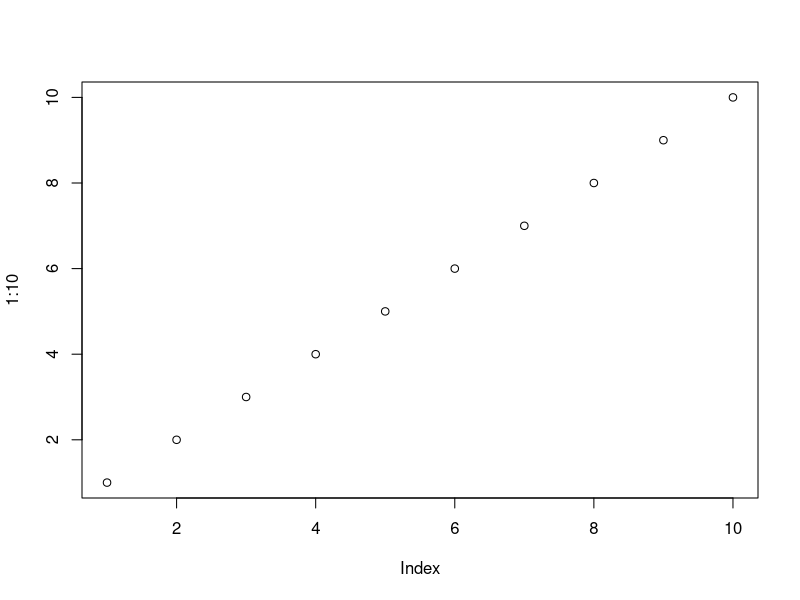
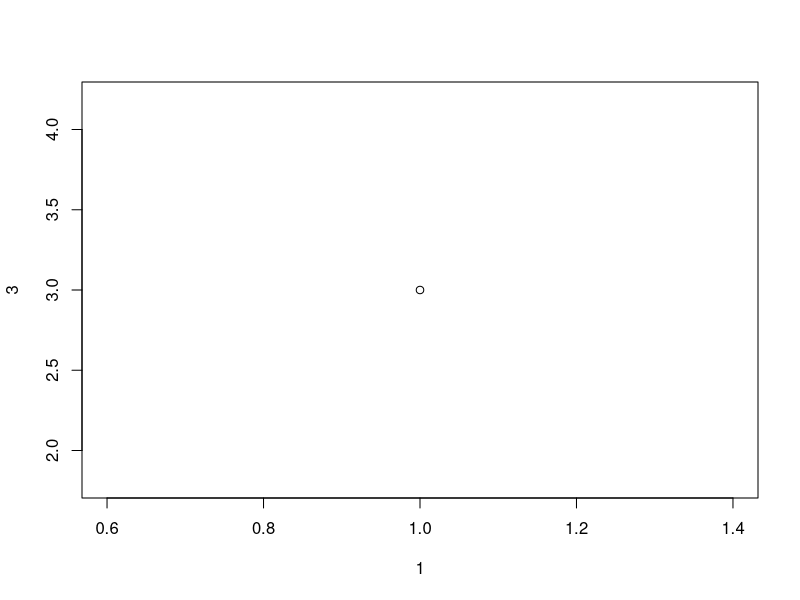
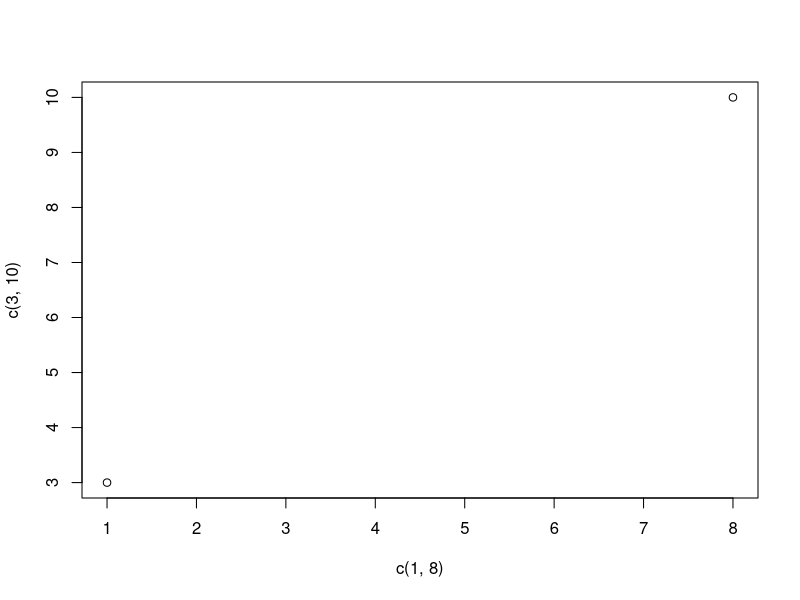
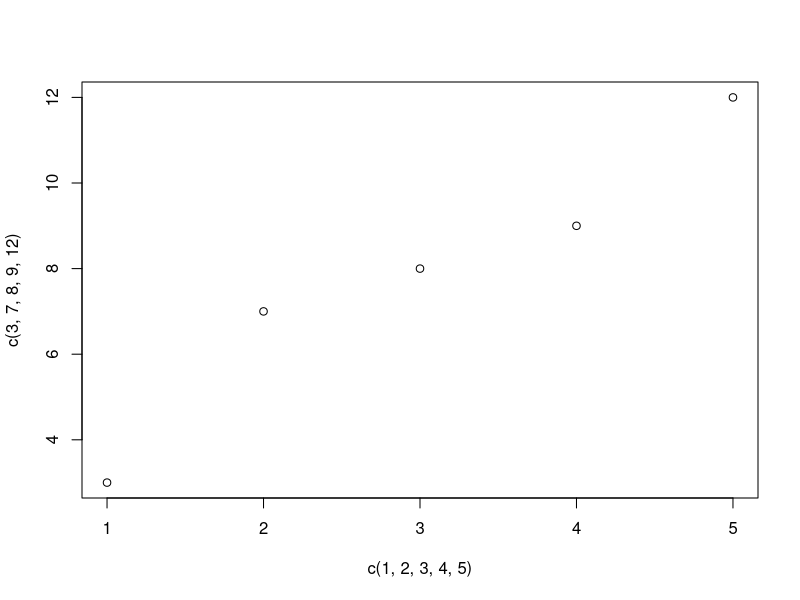
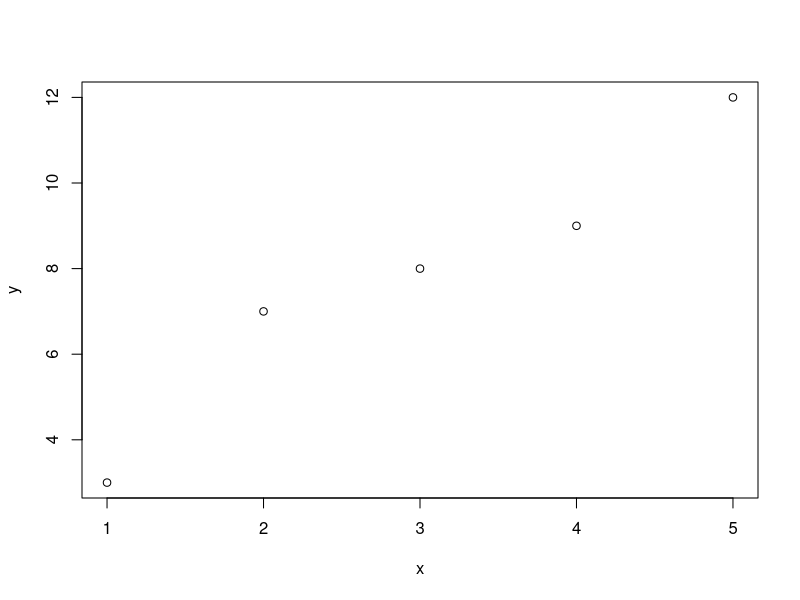
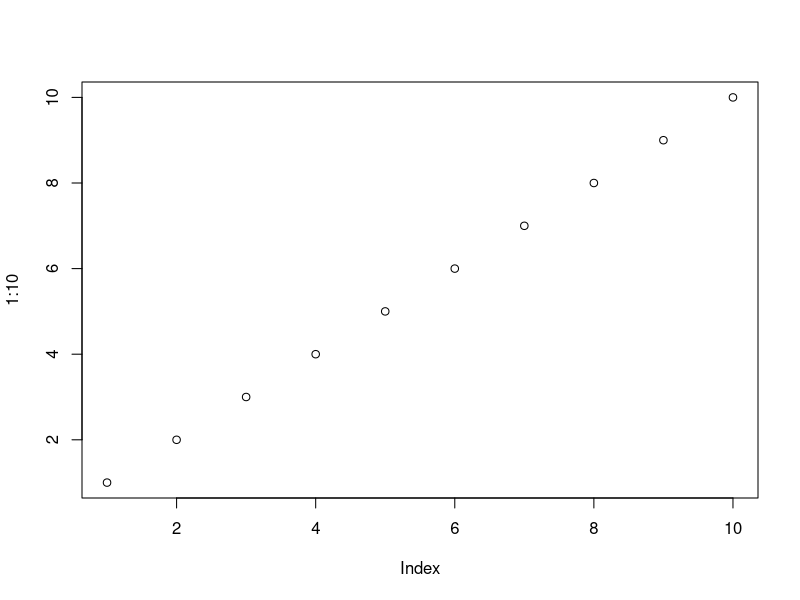
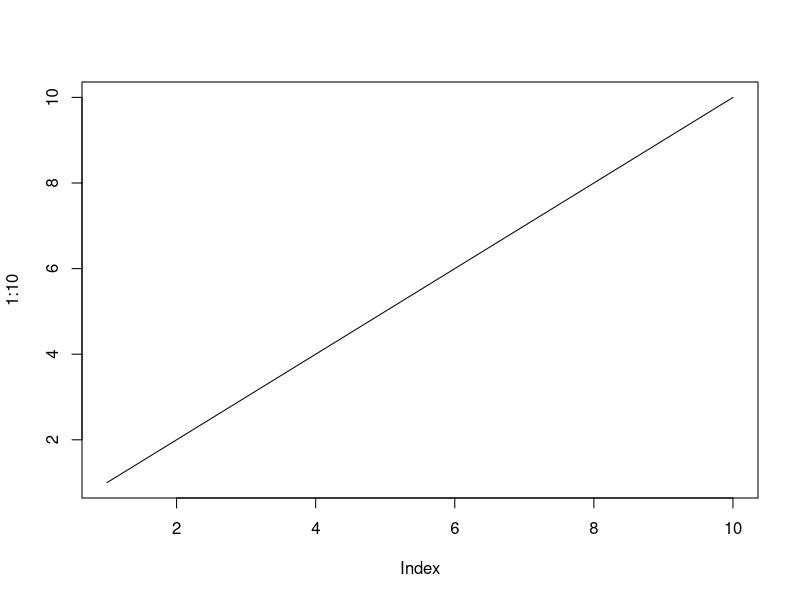
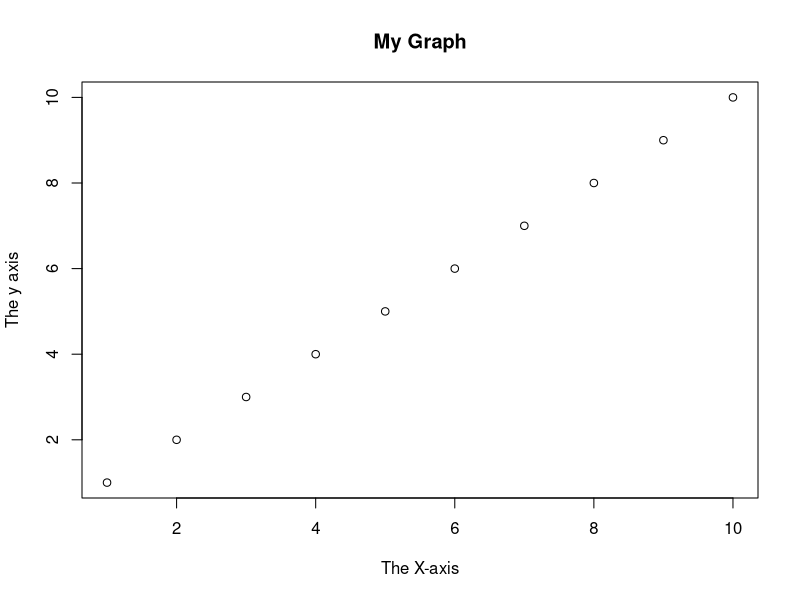

These charts were generated, in order, by the following R code:
## ---- chunk 1
## R Tutorial Section ##
"Hello World!"
5+5

plot(1:10)

# R Get Started
5+5 

# R Syntax
"Hello World"
5
10
25
5+5
# Print Syntax
print("Hello World")
for (x in 1:10) {
  print(x)
}

# R comments
# This is a comment
"Hello World"
"Hello World" # This is a comment
# "Good morning!"
"Good night!"

# Multiline comments
#This is a comment
# written in 
# more than just one line
"Hello World!"

# R variables
name <- "John"
age <- 40 

name #output "John"
age #output 40

# Print/Output Variables
name <- "John Doe"
name # auto-print the value of the name variable 

name <- "John Doe"
print (name) # print the value of the name variable

for (x in 1:10) {
  print(x)
}

# Concatenate Elements

text <- "awesome"
paste ("R is", text)

text1 <- "R is"
text2 <- "awesome"
paste(text1, text2)

num1 <- 5
num2 <- 10
num1 + num2

# multiple variables
# Assign the same value to multiple variables in one line
var1 <- var2 <- var3 <- "Orange"

#Print variables values
var1 
var2
var3

#Variable Names (Identifiers)
#Legal variable names:
#/ myvar <- "John"
my_var <- "John"
myVar <- "John"
MYVAR <- "John"
myvar2 <- "John"
.myvar2 <- "John" 

#Illegal Variables names:

# 2myvar <- "John"
# my-var <- "John"
# my var <- "John"
# _my_var <- "John"
# my_v@ar <- "John"
# TRUE <- "John"

# R Data Types

my_var <- 30 # my_var is type of numeric
my_var <- "Sally" # my_var is now of type character (aka string)

# numeric
x <- 10.5
class(x)

# integer
x <- 1000L
class(x)

# complex
x <- 9i + 3

# character/string
x <- "R is exciting"

#logical/boolean
x <- TRUE
class(x)


#Numbers

x <- 10.5 # numeric
y <- 10L  # integer
z <- 1i   # complex

x <- 10.5
y <- 55

# Print values of x and y
x
y

# Print the class name of x and y
class(x)
class(y)

x <- 1000L
y <- 55L

# Print values of x and y 
x
y

# Print the class name of x and y
class(x)
class(y)

x <- 3 + 5i
y <- 5i

# Print values of x and y
x
y

# Print the class name of x and y 
class(x)
class(y)

# Type Conversion

x <- 1L # integer
y <- 2 # numeric

# convert from integer to numeric: 
a <- as.numeric(x)

# convert from numeric to integer: 
b <- as.integer(y)


# print values of x and y
x
y

# print the class name of a and b
class(a)
class(b)

# Math

10 +5

10 -5

max(5, 10, 15)
min(5, 10, 15)

sqrt(16)

abs(-4.7)

ceiling(1.4)
floor(1.4)

# Strings
"hello"
"hello"

str <- "Hello"
str # print the value of str

# Multiline Strings
str <- "Lorem ipsum dolor sit amet,
consectetur adipiscing elit,
sed do eiusmod tempor incididunt
ut labore et dolore magna aliqua."

str # print the value of str

str <- "Lorem ipsum dolor sit amet,
consectetur adipiscing elit,
sed do eiusmod tempor incididunt
ut labore et dolore magna aliqua."

cat(str)

str <- "Hello World!"
nchar(str)

str <- "Hello World"
grepl("H", str)
grepl("Hello", str)
grepl("X", str)

str1 <- "Hello"
str2 <- "World"

paste(str1, str2)

str <- "We are the so-called \"Vikings\", from the north."
str
cat(str)
# The escape character in between was different because of the way the \ and "
# positioned

# Booleans
10 > 9 
10 == 9 
10 < 9

a <- 10
b <- 9

a > b

a <- 200 
b <- 33

if (b > a) {
  print ("b is greater than a")
} else {
  print (" b is not greater than a")
}


# Operators
10 + 5

my_var <- 3 
my_var <<- 3
3 -> my_var
3 ->> my_var
my_var # print my_var

# If ... Else

a <- 33 
b <- 200

if (b >a) {
  print("b is greater than a")
}

a <- 33 
b <- 33

if (b >a) {
  print("b is greater than a")
} else if (a == b) {
  print("a and b are equal")
}

a <- 200
b <- 33

if (b >a) {
  print("b is greater than a")
} else if (a == b) {
  print("a and b are equal")
} else {
  print("a is greater than b")
}

a <- 200
b <- 33

if (b >a) {
  print("b is greater than a")
} else {
  print("b is not greater than a")
}

# Nested If

x <- 41

if (x > 10) {
  print("Above ten")
  if (x > 20) {
    print("and also above 20!")
  } else {
      print("but not above 20.")
  }
} else {
  print("below 10.")
}

# And & OR 

a <- 200
b <- 30
c <- 500

if (a > b & c > a) {
  print("Both conditions are true")
}

a <- 200
b <- 50
c <- 500

if (a > b | a > c) {
  print("At least one of the conditions is true")
}

# While Loop

i <- 1 
while (i < 6) {
  print(i)
  i <- i + 1
}

i <- 1
while (i < 6) {
  print(i)
  i <- i + 1
  if (i == 4) {
    break
  }
}


i <-0 
while (i < 6) {
  i <- i + 1
  if (i == 3) {
    next
  }
  print(i)
}

dice <- 1
while (dice <= 6) {
  if (dice < 6) {
    print("No Yahtzee")
  } else {
    print("Yahtzee!")
  }
  dice <- dice + 1 
}

# For Loop
for (x in 1:10) {
  print(x)
}

fruits <- list("apple" , "banana", "cherry")

for (x in fruits) {
  print(x)
}

dice <- c(1, 2, 3, 4, 5, 6)

for (x in dice) {
  print(x)
}

fruits <- list("apple" , "banana", "cherry")

for (x in fruits) {
  if (x == "cherry") {
    break
  }
  print(x)
}

fruits <- list("apple" , "banana", "cherry")

for (x in fruits) {
  if (x == "banana") {
    next
  }
  print(x)
}

dice <- 1:6

for (x in dice) {
  if (x == 6) {
    print(paste("The dice number is" , x, "Yahtzee!"))
  } else {
    print(paste("The dice number is", x, "Not Yahtzee"))
  }
}

adj <- list("red" , "big" , "tasty")

fruits <- list("apple", "banana", "cherry")
  for (x in adj) {
    for (y in fruits) {
      print(paste(x,y))
    }
  }

# Functions

my_function <- function() { # create a function with the name my_function}
  print("Hello World!")
}

my_function <- function() {
  print("Hello World!")
}
my_function() # call the function named my_function

my_function <- function(fname) {
  paste(fname, "Griffin")
}

my_function("Peter")
my_function("Lois")
my_function("Stewie")

my_function <- function(fname, lname) {
  paste(fname, lname)
}

my_function("Peter", "Griffin")


my_function <- function(country = "Norway") {
  paste("I am from", country)
}

my_function("Sweden")
my_function("India")
my_function() # will get the default value, which is Norway
my_function("USA")

my_function <- function(x) {
  return (5 * x)
}

print(my_function(3))
print(my_function(5))
print(my_function(9))

Nested_function <- function(x,y) {
  a <- x + y
  return(a)
}

Nested_function(Nested_function(2,2), Nested_function(3,3))

Outer_func <- function(x) {
  Inner_func <- function(y) {
    a <- x + y
    return(a)
  }
  return (Inner_func)
}
output <- Outer_func(3) # To call the Outer_func
output(5)

tri_recursion <- function(k) {
  if (k > 0) {
    result <- k + tri_recursion(k-1)
    print(result)
  } else {
    result = 0 
    return(result)
  }
}
tri_recursion(6)

txt <- "awesome"
my_function <- function() {
  paste("R is", txt)
}

my_function()

txt <- "global variable"
my_function <- function() {
  txt = "fantastic"
  paste("R is", txt)
}

my_function()

txt # print txt 

my_function <- function() {
  txt <<- "fantastic"
  paste("R is", txt)
}

my_function()
print(txt)

txt <- "awesome"
my_function <- function() {
  txt <<- "fantastic"
  paste("R is", txt)
}

my_function()
paste("R is", txt)

# **My feedback on R Intro**
# R Intro was straight forward for th initial lessons. As I went in to the loops
# functions I found myself making more corrections 
# I will need to spend more time on loops to understand them fully
## ---- chunk 2

# Data Structures 

# Vector of string
fruits <- c("banana", "apple", "orange")

#print fruits
fruits

# List of strings
thislist <- list("apple", "banana" , 50, 100)

#Print the list 
print(thislist)

# Create a matrix
thismatrix <- matrix(c(1,2,3,4,5,6), nrow = 3, ncol = 2)
# Print the matrix
thismatrix

#An array with one dimension with values ranging from 1 to 24
thisarray <- c(1:24)
thisarray

# An array with more than one dimension
multiarray <- array(thisarray, dim = c(4, 3, 2))
multiarray

# Create a data frame
Data_Frame <- data.frame(
  Training = c("Strength", "Stamina", "Other"), 
  Pulse = c(100, 150, 120),
  Duration = c(60, 30, 45)
)
#Print the data frame
Data_Frame

# Vector of strings
fruits <- c("banana", "apple", "orange")

# Print fruits
fruits

# Vector of numerical values
numbers <- c(1, 2, 3)

#Print numbers
numbers

# Vector with numerical values in a sequence 
numbers <- 1:10
numbers 

# Vector with numerical decimals in a sequence
numbers1 <- 1.5:6.5
numbers1

# Vector with numerical decimals in a sequence where the last element is not used 
numbers2 <- 1.5:6.3
numbers2

# Vector of logical values
log_values <- c(TRUE, FALSE, TRUE, FALSE)
log_values

fruits <- c("banana", "apple", "oranage")
length(fruits)

fruits <- c("banana", "apple", "oranage", "mango", "lemon")
numbers <- c(13, 3, 5, 7, 20, 2)

sort(fruits) # Sort a string
sort(numbers) # Sort numbers

fruits <- c("banana", "apple", "oranage")
# Access the first item (banana)
fruits[1]

fruits <- c("banana", "apple", "oranage", "mango", "lemon")
# Access the first and third item (banana and orange)
fruits[c(1,3)]

fruits <- c("banana", "apple", "oranage", "mango", "lemon")
# Access all items except for the first time 
fruits[c(-1)]

fruits <- c("banana", "apple", "oranage", "mango", "lemon")
# Change "banana" to "pear"
fruits[1] <- "pear"
# Print fruits
fruits

repeat_each <- rep(c(1,2,3), each = 3)
repeat_each

repeat_times <- rep(c(1,2,3), times = 3)
repeat_times

repeat_indepent <- rep(c(1,2,3), times = c(5,2,1))
repeat_indepent

numbers <- 1:10
numbers

numbers <- seq(from = 0, to = 100, by = 20)
numbers

# Lists

#List of strings
thislist <- list("apple", "banana", "cherry")
#Print the list 
thislist

thislist <- list("apple", "banana", "cherry")
thislist[1]

thislist <- list("apple", "banana", "cherry")
thislist[1] <- "blackcurrant"
# Print the updated list
thislist

thislist <- list("apple", "banana", "cherry")
length(thislist)

thislist <- list("apple", "banana", "cherry")
"apple" %in% thislist

thislist <- list("apple", "banana", "cherry")
append(thislist, "orange")

thislist <- list("apple", "banana", "cherry")
append(thislist, "orange", after = 2)

thislist <- list("apple", "banana", "cherry")
newlist <- thislist [-1]
# Print the new list 
newlist

thislist <- list("apple", "banana", "cherry", "orange", "kiwi", "melon", "mango")
(thislist)[2:5]

thislist <- list("apple", "banana", "cherry")
for (x in thislist) {
  print(x)
}

list1 <- list( "a", "b", "c")
list2 <- list(1,2,3)
list3 <- c(list1,list2)

list3

# Create a matrix
thismatrix <- matrix(c(1,2,3,4,5,6), nrow = 3, ncol = 2)
#Print the matrix
thismatrix

thismatrix <- matrix(c("apple", "banana", "cherry", "orange"), nrow = 2, ncol =2)
thismatrix

thismatrix <- matrix(c("apple", "banana", "cherry", "orange"), nrow = 2, ncol =2)
thismatrix [1, 2]

thismatrix <- matrix(c("apple", "banana", "cherry", "orange"), nrow = 2, ncol =2)
thismatrix[2, ]

thismatrix <- matrix(c("apple", "banana", "cherry", "orange"), nrow = 2, ncol =2)
thismatrix[ ,2]

thismatrix <- matrix(c("apple", "banana", "cherry", "orange", "grape", "pineapple",
                       "pear", "pear", "melon", "fig"), nrow = 3, ncol =3)
thismatrix[c(1,2),]

thismatrix <- matrix(c("apple", "banana", "cherry", "orange", "grape", "pineapple", 
                       "pear", "pear", "melon", "fig"), nrow = 3, ncol =3)
thismatrix[, c(1,2)]

thismatrix <- matrix(c("apple", "banana", "cherry", "orange", "grape",
                       "pineapple", "pear", "pear", "melon", "fig"), nrow = 3, ncol =3)
newmatrix <- cbind(thismatrix, c("strawberry", "blueberry", "raspberry"))
# Print the new matrix
newmatrix

thismatrix <- matrix(c("apple", "banana", "cherry", "orange", "grape",
                       "pineapple", "pear", "pear", "melon", "fig"), nrow = 3, ncol =3)
newmatrix <- rbind(thismatrix, c("strawberry", "blueberry", "raspberry"))
# Print the new matrix
newmatrix

thismatrix <- matrix(c("apple", "banana", "cherry", "orange", "mango", "pineapple"), nrow = 3, ncol =2)
# Remove the first row and the first column
thismatrix <- thismatrix[-c(1), -c(1)]
thismatrix

thismatrix <- matrix(c("apple", "banana", "cherry", "orange"), nrow = 2, ncol =2)
"apple" %in% thismatrix

thismatrix <- matrix(c("apple", "banana", "cherry", "orange"), nrow = 2, ncol =2)
dim(thismatrix)

thismatrix <- matrix(c("apple", "banana", "cherry", "orange"), nrow = 2, ncol =2)
length(thismatrix)

thismatrix <- matrix(c("apple", "banana", "cherry", "orange"), nrow = 2, ncol =2)
for (rows in 1:nrow(thismatrix)) {
  for (columns in 1:ncol(thismatrix)) {
    print(thismatrix[rows, columns])
  }
}

#Combine matrices
Matrix1 <- matrix(c("apple", "banana", "cherry", "grape"), nrow = 2, ncol =2)
Matrix2 <- matrix(c("orange", "mango", "pineapple", "watermelon"), nrow =2 , ncol = 2)

#Adding it as rows
Matrix_Combined <- rbind(Matrix1, Matrix2)
Matrix_Combined

#Adding it as columns
Matrix_Combined <- cbind(Matrix1, Matrix2)
Matrix_Combined

# Arrays 
# An array with more than one dimension with values ranging from 1 to 24
thisarray <- c(1:24)
thisarray

#An array with more than one dimension
multiarray <- array(thisarray, dim = c(4,3,2))
multiarray

thisarray <- c(1:24)
multiarray <- array(thisarray, dim = c(4,3,2))

multiarray[2, 3, 2]

thisarray <- c(1:24)

# Access all the items from the first row from matrix one
multiarray <- array(thisarray, dim = c(4,3,2))
multiarray[c(1),,1]


multiarray <- array(thisarray, dim = c(4,3,2))
multiarray[,c(1),1]

thisarray <- c(1:24)
multiarray <- array(thisarray, dim = c(4,3,2))
2 %in% multiarray

thisarray <- c(1:24)
multiarray <- array(thisarray, dim = c(4,3,2))
dim(multiarray)

thisarray <- c(1:24)
multiarray <- array(thisarray, dim = c(4,3,2))
length(multiarray)

thisarray <- c(1:24)
multiarray <- array(thisarray, dim = c(4,3,2))

for (x in multiarray) {
  print(x)
}

# Data Frames

# Create a data frame
Data_Frame <- data.frame (
  Training = c("Strength", "Stamina", "Other"),
  Pulse = c(100, 150, 120),
  Duration = c(60, 30, 45)
  )
# Print the data frame
Data_Frame

Data_Frame <- data.frame (
  Training = c("Strength", "Stamina", "Other"),
  Pulse = c(100, 150, 120),
  Duration = c(60, 30, 45)
  )

Data_Frame
summary(Data_Frame)

Data_Frame <- data.frame (
  Training = c("Strength", "Stamina", "Other"),
  Pulse = c(100, 150, 120),
  Duration = c(60, 30, 45)
  )
Data_Frame[1]
Data_Frame[["Training"]]
Data_Frame$Training

Data_Frame <- data.frame (
  Training = c("Strength", "Stamina", "Other"),
  Pulse = c(100, 150, 120),
  Duration = c(60, 30, 45)
  )
# Add a new row
New_row_DF <- rbind(Data_Frame, c("Strength", 110, 110))

#Print new row
New_row_DF

Data_Frame <- data.frame (
  Training = c("Strength", "Stamina", "Other"),
  Pulse = c(100, 150, 120),
  Duration = c(60, 30, 45)
  )

New_col_DF <- cbind(Data_Frame, Steps = c(1000, 6000, 2000))

# Print the new column
New_col_DF

Data_Frame <- data.frame (
  Training = c("Strength", "Stamina", "Other"),
  Pulse = c(100, 150, 120),
  Duration = c(60, 30, 45)
  )

# Remove the first row and column
Data_Frame_New <- Data_Frame[-c(-1), -c(1)]

# Print the new data frame
Data_Frame_New

Data_Frame <- data.frame (
  Training = c("Strength", "Stamina", "Other"),
  Pulse = c(100, 150, 120),
  Duration = c(60, 30, 45)
  )

dim(Data_Frame)

Data_Frame <- data.frame (
  Training = c("Strength", "Stamina", "Other"),
  Pulse = c(100, 150, 120),
  Duration = c(60, 30, 45)
  )

ncol(Data_Frame)
nrow(Data_Frame)

Data_Frame <- data.frame (
  Training = c("Strength", "Stamina", "Other"),
  Pulse = c(100, 150, 120),
  Duration = c(60, 30, 45)
  )

length(Data_Frame)

Data_Frame1 <- data.frame (
  Training = c("Strength", "Stamina", "Other"),
  Pulse = c(100, 150, 120),
  Duration = c(60, 30, 45)
  )

Data_Frame2 <- data.frame (
  Training = c("Strength", "Stamina", "Other"),
  Pulse = c(140, 150, 160),
  Duration = c(30, 30, 20)
  )

New_Data_Frame <- rbind(Data_Frame1, Data_Frame2)
New_Data_Frame

Data_Frame3 <- data.frame (
  Training = c("Strength", "Stamina", "Other"),
  Pulse = c(100, 150, 120),
  Duration = c(60, 30, 45)
  )

Data_Frame4 <- data.frame (
  Steps = c(3000, 6000, 2000), 
  Calories = c(300, 400, 300)
)

New_Data_Frame1 <- cbind(Data_Frame3, Data_Frame4)
New_Data_Frame1

# Factors

# Create a factor
music_genre <- factor(c("Jazz", "Rock", "Classic", "Classic", "Pop", "Jazz", "Rock", " Jazz"))

# Print music_genre
music_genre

music_genre <- factor(c("Jazz", "Rock", "Classic", "Classic", "Pop", "Jazz", "Rock", " Jazz"))
levels(music_genre)

music_genre <- factor(c("Jazz", "Rock", "Classic", "Classic", "Pop", "Jazz", "Rock", " Jazz"), levels = c("Classic", "Jazz", "Pop", "Rock", "Other"))
levels(music_genre)

music_genre <- factor(c("Jazz", "Rock", "Classic", "Classic", "Pop", "Jazz", "Rock", " Jazz"))
length(music_genre)

music_genre <- factor(c("Jazz", "Rock", "Classic", "Classic", "Pop", "Jazz", "Rock", " Jazz"))
music_genre[3]

music_genre <- factor(c("Jazz", "Rock", "Classic", "Classic", "Pop", "Jazz", "Rock", " Jazz"))
music_genre[3] <- "Pop"
music_genre[3]

music_genre <- factor(c("Jazz", "Rock", "Classic", "Classic", "Pop", "Jazz", "Rock", " Jazz"), levels = c("Classic", "Jazz", "Pop", "Rock", "Opera"))
music_genre[3] <- "Opera"
music_genre[3]

# My feedback on R Data Structures
# This section had a lot of little tweaks that impacted my understanding of the code. I found myself redoing some of the code because of parenthesis placement, naming conventions, and understanding the code changes. The negative rows and columns like -1 also had me pause on the understanding of how they played a role in the how the code determiend what information to "print" 
## ---- chunk 3
plot(1, 3)

plot(c(1,8), c(3,10))

plot(c(1,2,3,4,5), c(3,7,8,9,12))

x <- c(1,2,3,4,5)
y <- c(3,7,8,9,12)

plot(x,y)

plot(1:10)

plot(1:10, type = "l")

plot(1:10, main="My Graph", xlab="The X-axis" , ylab ="The y axis")

plot(1:10, col = "red")

plot (1:10, cex =2)

plot(1:10, pch=25, cex =2)

# Line

plot(1:10, type = "l")

plot(1:10, type = "l", col = "blue")

plot(1:10, type = "l", lwd = 2)

plot(1:10, type = "l", lwd=5 , lty =3) 

line1 <- c(1,2,3,4,5,10)
line2 <- c(2,5,7,8,9,10)

plot(line1, type = "l", col = "blue")
lines(line2, type = "l", col = "red")

# Scatterplot
x <- c(5,7,8,7,2,2,9,4,11,12,9,6)
y <- c(99,86,87,88,111,103,87,94,78,77,85,86)

plot(x,y)

x <- c(5,7,8,7,2,2,9,4,11,12,9,6)
y <- c(99,86,87,88,111,103,87,94,78,77,85,86)
plot(x,y, main ="Observation of Cars", xlab = "Car age", ylab = "Car Speed")


x1 <- c(5,7,8,7,2,2,9,4,11,12,9,6)
y1 <- c(99,86,87,88,111,103,87,94,78,77,85,86)

x2 <- c(2,2,8,1,15,8,12,9,7,3,11,4,7,14,12)
y2 <- c(100,105,84,105,90,99,90,95,94,100,79,112,91,80,85)

plot(x1,y1, main="Observation of Cars", xlab = "Car Age", ylab = "Car Speed", col = "red", cex =2)
points(x2,y2, col="blue", cex=2)

# Pie Charts
# Create a vector of pies
x <- c(10,20,30,40)

# Display the pie chart
pie(x)

# Create a vector of pies
x <- c(10,20,30,40)

# Display the pie chart and start the first pie at 90 degress
pie(x, init.angle = 90)

pie(x)

# Create a vector of pies
x <- c(10,20,30,40)

# Create a vector of labels
mylabel <- c("Apples", "Bananas", "Cherries", "Dates")

# Display the pie chart with labels
pie(x, label = mylabel, main = "Fruits")

# Create a vector of colors 
colors <- c("blue", "yellow", "green", "black")

# Display the pie chart with colors
pie(x, label = mylabel, main = "Fruits", col = colors)

# Create a vector of labels
mylabel <- c("Apples", "Bananas", "Cherries", "Dates")

# Display the pie chart with labels
pie(x, label = mylabel, main = "Fruits")

# Create a vector of colors 
colors <- c("blue", "yellow", "green", "black")

# Display the pie chart with colors
pie(x, label = mylabel, main = "Fruits", col = colors)

# Display the explanation box 
legend("bottomright", mylabel, fill = colors)

# Bars 

# x-axis values 
x <- c("A", "B", "C", "D")

# y-axis values 
y <- c(2,4,6,8)

barplot(y, names.arg = x)

# x-axis values 
x <- c("A", "B", "C", "D")

# y-axis values 
y <- c(2,4,6,8)

barplot(y, names.arg = x, col = "red")

# x-axis values 
x <- c("A", "B", "C", "D")

# y-axis values 
y <- c(2,4,6,8)

barplot(y, names.arg = x, density = 10)

# x-axis values 
x <- c("A", "B", "C", "D")

# y-axis values 
y <- c(2,4,6,8)

barplot(y, names.arg = x, width = c(1,2,3,4))


x <- c("A", "B", "C", "D")
y <- c(2,4,6,8)

barplot(y, names.arg = x, horiz = TRUE)

# My feedback on Graphics
# I have done R before this section was a great in depth refresher. I found the repetition to be useful in grasping the concepts of how to create graphics.
# I am hoping to understand how to use a graph to compare data from sources like excel and other file types.
## ---- chunk 4

# Datasets
# print the mtcars data set
mtcars

# info about dataset
?mtcars
# it is not printing the info for me 

Data_Cars <- mtcars
dim(Data_Cars)
names(Data_Cars)

Data_Cars <- mtcars
rownames(Data_Cars)

Data_Cars <- mtcars
Data_Cars$cyl

Data_Cars <- mtcars
sort(Data_Cars$cyl)

Data_Cars <- mtcars
summary(Data_Cars)

# Max and Min

Data_Cars <- mtcars
max(Data_Cars$hp)
min(Data_Cars$hp)

Data_Cars <- mtcars
which.max(Data_Cars$hp)
which.min(Data_Cars$hp)

Data_Cars <- mtcars
rownames(Data_Cars)[which.max(Data_Cars$hp)]
rownames(Data_Cars)[which.min(Data_Cars$hp)]

# Mean
Data_Cars <- mtcars
mean(Data_Cars$wt)

# Median
Data_Cars <- mtcars
median(Data_Cars$wt)

# Mode
Data_Cars <- mtcars
names(sort(-table(Data_Cars$wt)))[1]

# Percentiles
Data_Cars <- mtcars
#c() specifices which percentile you want
quantile(Data_Cars$wt, c(0.75))

Data_Cars <- mtcars
#c() specifices which percentile you want
quantile(Data_Cars$wt)

# My feedback Statistics
# I could not get the info to load. I am not sure if it because It was reading the code around it. 
# learning about the $ for sorting and puling by a field was very informative. Overall, I found if I 
# I was not periodcially checking my work it was difficult to pinpoint the line that the error occurred on. 
# I am going to look at my settings to make sure because sometimes it would and sometimes it would not. 
